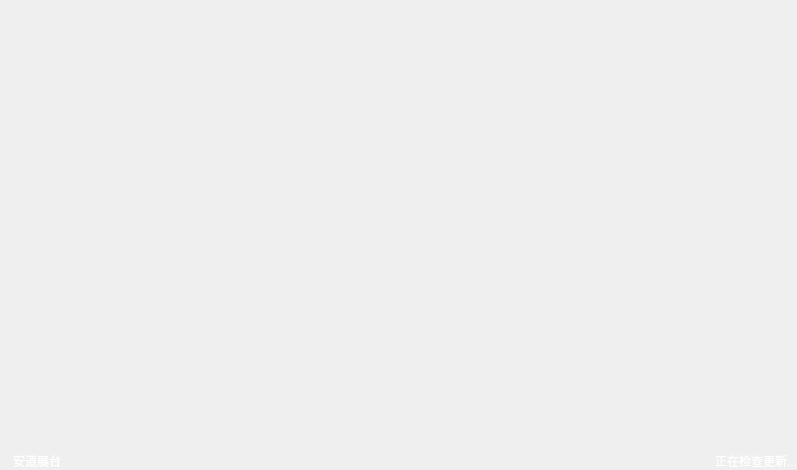
<?xml version="1.0" encoding="UTF-8"?>
<ui version="4.0">
 <class>ApplicationStart</class>
 <widget class="QWidget" name="ApplicationStart">
  <property name="geometry">
   <rect>
    <x>0</x>
    <y>0</y>
    <width>797</width>
    <height>470</height>
   </rect>
  </property>
  <property name="windowTitle">
   <string>Form</string>
  </property>
  <layout class="QVBoxLayout" name="verticalLayout">
   <property name="leftMargin">
    <number>0</number>
   </property>
   <property name="topMargin">
    <number>0</number>
   </property>
   <property name="rightMargin">
    <number>0</number>
   </property>
   <property name="bottomMargin">
    <number>0</number>
   </property>
   <item>
    <spacer name="verticalSpacer">
     <property name="orientation">
      <enum>Qt::Vertical</enum>
     </property>
     <property name="sizeHint" stdset="0">
      <size>
       <width>20</width>
       <height>441</height>
      </size>
     </property>
    </spacer>
   </item>
   <item>
    <layout class="QHBoxLayout" name="horizontalLayout">
     <item>
      <widget class="QLabel" name="label_logo">
       <property name="styleSheet">
        <string notr="true">QLabel{
border-image: url(&quot;:/images/icon@2x.png&quot;);
}</string>
       </property>
       <property name="text">
        <string/>
       </property>
      </widget>
     </item>
     <item>
      <widget class="QLabel" name="label_applicationName">
       <property name="styleSheet">
        <string notr="true">QLabel{
color: white;
}</string>
       </property>
       <property name="text">
        <string>安道展台</string>
       </property>
      </widget>
     </item>
     <item>
      <spacer name="horizontalSpacer">
       <property name="orientation">
        <enum>Qt::Horizontal</enum>
       </property>
       <property name="sizeHint" stdset="0">
        <size>
         <width>1</width>
         <height>1</height>
        </size>
       </property>
      </spacer>
     </item>
     <item>
      <widget class="QLabel" name="label_tip">
       <property name="styleSheet">
        <string notr="true">QLabel{
color: white;
}</string>
       </property>
       <property name="text">
        <string>正在检查更新...</string>
       </property>
      </widget>
     </item>
    </layout>
   </item>
  </layout>
 </widget>
 <resources/>
 <connections/>
</ui>
